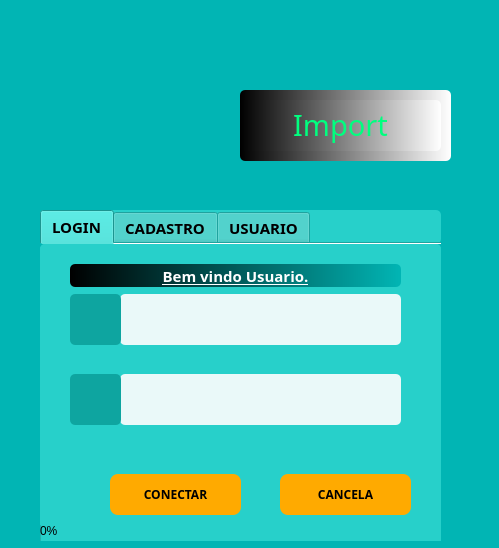
<?xml version="1.0" encoding="UTF-8"?>
<ui version="4.0">
 <class>Form</class>
 <widget class="QWidget" name="Form">
  <property name="geometry">
   <rect>
    <x>0</x>
    <y>0</y>
    <width>499</width>
    <height>548</height>
   </rect>
  </property>
  <property name="windowTitle">
   <string>Form</string>
  </property>
  <property name="styleSheet">
   <string notr="true">border-style:outset;
border-radius:5px;
border-width:0px;
background-color:rgb(1, 181, 180)</string>
  </property>
  <widget class="QTabWidget" name="tabWidget">
   <property name="geometry">
    <rect>
     <x>40</x>
     <y>210</y>
     <width>401</width>
     <height>331</height>
    </rect>
   </property>
   <property name="font">
    <font>
     <family>Arial Black</family>
     <pointsize>11</pointsize>
     <weight>75</weight>
     <bold>true</bold>
    </font>
   </property>
   <property name="cursor">
    <cursorShape>ArrowCursor</cursorShape>
   </property>
   <property name="focusPolicy">
    <enum>Qt::ClickFocus</enum>
   </property>
   <property name="contextMenuPolicy">
    <enum>Qt::CustomContextMenu</enum>
   </property>
   <property name="acceptDrops">
    <bool>false</bool>
   </property>
   <property name="styleSheet">
    <string notr="true">
background-color:rgb(39, 208, 202);</string>
   </property>
   <property name="currentIndex">
    <number>0</number>
   </property>
   <property name="elideMode">
    <enum>Qt::ElideNone</enum>
   </property>
   <property name="usesScrollButtons">
    <bool>false</bool>
   </property>
   <property name="documentMode">
    <bool>true</bool>
   </property>
   <property name="tabsClosable">
    <bool>false</bool>
   </property>
   <property name="movable">
    <bool>false</bool>
   </property>
   <widget class="QWidget" name="Login">
    <attribute name="title">
     <string>LOGIN</string>
    </attribute>
    <widget class="QLineEdit" name="login">
     <property name="geometry">
      <rect>
       <x>80</x>
       <y>50</y>
       <width>281</width>
       <height>51</height>
      </rect>
     </property>
     <property name="font">
      <font>
       <family>Arial Black</family>
       <pointsize>14</pointsize>
       <weight>75</weight>
       <bold>true</bold>
      </font>
     </property>
     <property name="cursor">
      <cursorShape>ArrowCursor</cursorShape>
     </property>
     <property name="mouseTracking">
      <bool>false</bool>
     </property>
     <property name="styleSheet">
      <string notr="true">border-style:outset;
border-radius:5px;
border-width:0px;
background-color:rgb(234, 249, 249)</string>
     </property>
    </widget>
    <widget class="QLabel" name="label_icone">
     <property name="geometry">
      <rect>
       <x>30</x>
       <y>50</y>
       <width>51</width>
       <height>51</height>
      </rect>
     </property>
     <property name="styleSheet">
      <string notr="true">border-style:outset;
border-radius:5px;
border-width:0px;
background-color:rgb(14, 165, 160)</string>
     </property>
     <property name="text">
      <string/>
     </property>
     <property name="pixmap">
      <pixmap>icon/usuario_button.png</pixmap>
     </property>
     <property name="alignment">
      <set>Qt::AlignCenter</set>
     </property>
    </widget>
    <widget class="QLineEdit" name="senha">
     <property name="geometry">
      <rect>
       <x>80</x>
       <y>130</y>
       <width>281</width>
       <height>51</height>
      </rect>
     </property>
     <property name="font">
      <font>
       <family>Arial Black</family>
       <pointsize>14</pointsize>
       <weight>75</weight>
       <bold>true</bold>
      </font>
     </property>
     <property name="styleSheet">
      <string notr="true">border-style:outset;
border-radius:5px;
border-width:0px;
background-color:rgb(234, 249, 249)</string>
     </property>
     <property name="echoMode">
      <enum>QLineEdit::Password</enum>
     </property>
    </widget>
    <widget class="QLabel" name="label_icone1">
     <property name="geometry">
      <rect>
       <x>30</x>
       <y>130</y>
       <width>51</width>
       <height>51</height>
      </rect>
     </property>
     <property name="styleSheet">
      <string notr="true">border-style:outset;
border-radius:5px;
border-width:0px;
background-color:rgb(14, 165, 160)</string>
     </property>
     <property name="text">
      <string/>
     </property>
     <property name="pixmap">
      <pixmap>icon/password.png</pixmap>
     </property>
     <property name="alignment">
      <set>Qt::AlignCenter</set>
     </property>
    </widget>
    <widget class="QPushButton" name="bt_connectar">
     <property name="geometry">
      <rect>
       <x>70</x>
       <y>230</y>
       <width>131</width>
       <height>41</height>
      </rect>
     </property>
     <property name="font">
      <font>
       <family>Arial Black</family>
       <pointsize>9</pointsize>
       <weight>75</weight>
       <bold>true</bold>
      </font>
     </property>
     <property name="styleSheet">
      <string notr="true">border-style:outset;
border-radius:8px;
border-width:0px;
background-color: rgb(255, 170, 0);</string>
     </property>
     <property name="text">
      <string>CONECTAR</string>
     </property>
     <property name="icon">
      <iconset>
       <normaloff>icone py/sinal-de-visto.png</normaloff>icone py/sinal-de-visto.png</iconset>
     </property>
    </widget>
    <widget class="QPushButton" name="bt_cancelar">
     <property name="geometry">
      <rect>
       <x>240</x>
       <y>230</y>
       <width>131</width>
       <height>41</height>
      </rect>
     </property>
     <property name="font">
      <font>
       <family>Arial Black</family>
       <pointsize>9</pointsize>
       <weight>75</weight>
       <bold>true</bold>
      </font>
     </property>
     <property name="styleSheet">
      <string notr="true">border-style:outset;
border-radius:8px;
border-width:0px;
background-color: rgb(255, 170, 0);</string>
     </property>
     <property name="text">
      <string>CANCELA</string>
     </property>
     <property name="icon">
      <iconset>
       <normaloff>icone py/sinal-de-visto.png</normaloff>icone py/sinal-de-visto.png</iconset>
     </property>
    </widget>
    <widget class="QLabel" name="label_conexao">
     <property name="geometry">
      <rect>
       <x>150</x>
       <y>190</y>
       <width>151</width>
       <height>31</height>
      </rect>
     </property>
     <property name="font">
      <font>
       <family>Arial Black</family>
       <pointsize>10</pointsize>
       <weight>75</weight>
       <bold>true</bold>
      </font>
     </property>
     <property name="styleSheet">
      <string notr="true">color: black;
border-style:outset;
border-radius:5px;
border-width:0px;
background-color:rgb(39, 208, 202);</string>
     </property>
     <property name="text">
      <string/>
     </property>
    </widget>
    <widget class="QLabel" name="label_welcome">
     <property name="geometry">
      <rect>
       <x>30</x>
       <y>20</y>
       <width>331</width>
       <height>23</height>
      </rect>
     </property>
     <property name="styleSheet">
      <string notr="true">font-family: Trebuchet MS;
font-size: 15px;
font-weight: bold;
color: white;
border:none;
text-decoration:underline;
color:white;
background-color:qlineargradient(spread:pad, x1:0, y1:0, x2:1, y2:0, stop:0 rgba(0,0,0), stop:1 rgba(1, 181, 180));
</string>
     </property>
     <property name="text">
      <string>Bem vindo Usuario.</string>
     </property>
     <property name="alignment">
      <set>Qt::AlignCenter</set>
     </property>
    </widget>
    <widget class="QProgressBar" name="progressBar">
     <property name="geometry">
      <rect>
       <x>0</x>
       <y>280</y>
       <width>411</width>
       <height>23</height>
      </rect>
     </property>
     <property name="value">
      <number>0</number>
     </property>
     <property name="textDirection">
      <enum>QProgressBar::TopToBottom</enum>
     </property>
    </widget>
   </widget>
   <widget class="QWidget" name="cadastro">
    <attribute name="title">
     <string>CADASTRO</string>
    </attribute>
    <widget class="QPushButton" name="Button_Cadastro">
     <property name="geometry">
      <rect>
       <x>220</x>
       <y>260</y>
       <width>121</width>
       <height>31</height>
      </rect>
     </property>
     <property name="font">
      <font>
       <pointsize>13</pointsize>
      </font>
     </property>
     <property name="styleSheet">
      <string notr="true">border-style:outset;
border-radius:8px;
border-width:0px;
background-color: rgb(255, 170, 0);</string>
     </property>
     <property name="text">
      <string>Salvar</string>
     </property>
    </widget>
    <widget class="QLineEdit" name="nome_usuario">
     <property name="geometry">
      <rect>
       <x>80</x>
       <y>60</y>
       <width>271</width>
       <height>41</height>
      </rect>
     </property>
     <property name="font">
      <font>
       <pointsize>20</pointsize>
      </font>
     </property>
     <property name="styleSheet">
      <string notr="true">border-style:outset;
border-radius:5px;
border-width:0px;
background-color:rgb(234, 249, 249)</string>
     </property>
     <property name="inputMethodHints">
      <set>Qt::ImhHiddenText</set>
     </property>
     <property name="text">
      <string/>
     </property>
     <property name="placeholderText">
      <string>Digite seu nome </string>
     </property>
     <property name="clearButtonEnabled">
      <bool>false</bool>
     </property>
    </widget>
    <widget class="QLineEdit" name="log_cadastro">
     <property name="geometry">
      <rect>
       <x>80</x>
       <y>110</y>
       <width>271</width>
       <height>41</height>
      </rect>
     </property>
     <property name="font">
      <font>
       <pointsize>20</pointsize>
      </font>
     </property>
     <property name="styleSheet">
      <string notr="true">border-style:outset;
border-radius:5px;
border-width:0px;
background-color:rgb(234, 249, 249)</string>
     </property>
     <property name="text">
      <string/>
     </property>
     <property name="placeholderText">
      <string>Digite o login</string>
     </property>
     <property name="cursorMoveStyle">
      <enum>Qt::VisualMoveStyle</enum>
     </property>
    </widget>
    <widget class="QLineEdit" name="senha_cs1">
     <property name="geometry">
      <rect>
       <x>80</x>
       <y>160</y>
       <width>271</width>
       <height>41</height>
      </rect>
     </property>
     <property name="font">
      <font>
       <pointsize>20</pointsize>
      </font>
     </property>
     <property name="styleSheet">
      <string notr="true">border-style:outset;
border-radius:5px;
border-width:0px;
background-color:rgb(234, 249, 249)</string>
     </property>
     <property name="text">
      <string/>
     </property>
     <property name="echoMode">
      <enum>QLineEdit::Password</enum>
     </property>
     <property name="placeholderText">
      <string>Digite a senha</string>
     </property>
    </widget>
    <widget class="QLabel" name="label_3">
     <property name="geometry">
      <rect>
       <x>50</x>
       <y>0</y>
       <width>331</width>
       <height>41</height>
      </rect>
     </property>
     <property name="font">
      <font>
       <family>Arial Black</family>
       <pointsize>16</pointsize>
       <weight>50</weight>
       <italic>false</italic>
       <bold>false</bold>
       <underline>true</underline>
       <strikeout>false</strikeout>
       <kerning>true</kerning>
      </font>
     </property>
     <property name="acceptDrops">
      <bool>false</bool>
     </property>
     <property name="layoutDirection">
      <enum>Qt::RightToLeft</enum>
     </property>
     <property name="styleSheet">
      <string notr="true">border-style:outset;
border-radius:8px;
border-width:0px;</string>
     </property>
     <property name="text">
      <string>Preencha Seus Dados</string>
     </property>
     <property name="alignment">
      <set>Qt::AlignCenter</set>
     </property>
    </widget>
    <widget class="QLineEdit" name="senha_cs2">
     <property name="geometry">
      <rect>
       <x>80</x>
       <y>210</y>
       <width>271</width>
       <height>41</height>
      </rect>
     </property>
     <property name="font">
      <font>
       <pointsize>20</pointsize>
      </font>
     </property>
     <property name="styleSheet">
      <string notr="true">border-style:outset;
border-radius:5px;
border-width:0px;
background-color:rgb(234, 249, 249)</string>
     </property>
     <property name="text">
      <string/>
     </property>
     <property name="echoMode">
      <enum>QLineEdit::Password</enum>
     </property>
     <property name="placeholderText">
      <string>Repita a senha</string>
     </property>
    </widget>
    <widget class="QLabel" name="icone">
     <property name="geometry">
      <rect>
       <x>30</x>
       <y>60</y>
       <width>51</width>
       <height>41</height>
      </rect>
     </property>
     <property name="styleSheet">
      <string notr="true">border-style:outset;
border-radius:5px;
border-width:0px;
background-color:rgb(14, 165, 160)</string>
     </property>
     <property name="text">
      <string/>
     </property>
     <property name="pixmap">
      <pixmap>icone py/user1.png</pixmap>
     </property>
    </widget>
    <widget class="QLabel" name="icone_2">
     <property name="geometry">
      <rect>
       <x>30</x>
       <y>110</y>
       <width>51</width>
       <height>41</height>
      </rect>
     </property>
     <property name="styleSheet">
      <string notr="true">border-style:outset;
border-radius:5px;
border-width:0px;
background-color:rgb(14, 165, 160)</string>
     </property>
     <property name="text">
      <string/>
     </property>
     <property name="pixmap">
      <pixmap>icone py/user1.png</pixmap>
     </property>
    </widget>
    <widget class="QLabel" name="icone_3">
     <property name="geometry">
      <rect>
       <x>30</x>
       <y>160</y>
       <width>51</width>
       <height>41</height>
      </rect>
     </property>
     <property name="styleSheet">
      <string notr="true">border-style:outset;
border-radius:5px;
border-width:0px;
background-color:rgb(14, 165, 160)</string>
     </property>
     <property name="text">
      <string/>
     </property>
     <property name="pixmap">
      <pixmap>icone py/user1.png</pixmap>
     </property>
    </widget>
    <widget class="QLabel" name="icone_4">
     <property name="geometry">
      <rect>
       <x>30</x>
       <y>210</y>
       <width>51</width>
       <height>41</height>
      </rect>
     </property>
     <property name="styleSheet">
      <string notr="true">border-style:outset;
border-radius:5px;
border-width:0px;
background-color:rgb(14, 165, 160)</string>
     </property>
     <property name="text">
      <string/>
     </property>
     <property name="pixmap">
      <pixmap>icone py/user1.png</pixmap>
     </property>
    </widget>
    <widget class="QLabel" name="label_cadastro">
     <property name="geometry">
      <rect>
       <x>40</x>
       <y>260</y>
       <width>151</width>
       <height>31</height>
      </rect>
     </property>
     <property name="font">
      <font>
       <family>Arial Black</family>
       <pointsize>10</pointsize>
       <weight>75</weight>
       <bold>true</bold>
      </font>
     </property>
     <property name="styleSheet">
      <string notr="true">color: white;
border-style:outset;
border-radius:5px;
border-width:0px;
background-color:rgb(39, 208, 202);</string>
     </property>
     <property name="text">
      <string/>
     </property>
    </widget>
   </widget>
   <widget class="QWidget" name="usuario">
    <attribute name="title">
     <string>USUARIO</string>
    </attribute>
    <widget class="QTableWidget" name="tableWidget">
     <property name="geometry">
      <rect>
       <x>0</x>
       <y>0</y>
       <width>401</width>
       <height>251</height>
      </rect>
     </property>
     <property name="styleSheet">
      <string notr="true">background-color: rgb(255, 255, 255);</string>
     </property>
     <property name="autoScroll">
      <bool>false</bool>
     </property>
     <property name="tabKeyNavigation">
      <bool>false</bool>
     </property>
     <property name="showDropIndicator" stdset="0">
      <bool>false</bool>
     </property>
     <property name="dragDropOverwriteMode">
      <bool>false</bool>
     </property>
     <property name="textElideMode">
      <enum>Qt::ElideMiddle</enum>
     </property>
     <property name="gridStyle">
      <enum>Qt::DashDotLine</enum>
     </property>
     <property name="columnCount">
      <number>4</number>
     </property>
     <row>
      <property name="text">
       <string>1</string>
      </property>
     </row>
     <row>
      <property name="text">
       <string>2</string>
      </property>
     </row>
     <row>
      <property name="text">
       <string>3</string>
      </property>
     </row>
     <row>
      <property name="text">
       <string>4</string>
      </property>
     </row>
     <row>
      <property name="text">
       <string>5</string>
      </property>
     </row>
     <column>
      <property name="text">
       <string>ID</string>
      </property>
      <property name="font">
       <font>
        <family>Impact</family>
       </font>
      </property>
     </column>
     <column>
      <property name="text">
       <string>NOME</string>
      </property>
      <property name="font">
       <font>
        <family>Impact</family>
       </font>
      </property>
     </column>
     <column>
      <property name="text">
       <string>LOGIN</string>
      </property>
      <property name="font">
       <font>
        <family>Impact</family>
       </font>
      </property>
     </column>
     <column>
      <property name="text">
       <string>SENHA</string>
      </property>
      <property name="whatsThis">
       <string notr="true"/>
      </property>
      <property name="font">
       <font>
        <family>Impact</family>
        <pointsize>10</pointsize>
        <stylestrategy>PreferAntialias</stylestrategy>
        <kerning>false</kerning>
       </font>
      </property>
     </column>
     <item row="0" column="0">
      <property name="text">
       <string/>
      </property>
      <property name="font">
       <font>
        <family>Impact</family>
        <pointsize>10</pointsize>
       </font>
      </property>
     </item>
     <item row="0" column="1">
      <property name="text">
       <string/>
      </property>
      <property name="font">
       <font>
        <family>Impact</family>
        <pointsize>10</pointsize>
       </font>
      </property>
     </item>
     <item row="0" column="2">
      <property name="text">
       <string/>
      </property>
      <property name="font">
       <font>
        <family>Impact</family>
        <pointsize>10</pointsize>
       </font>
      </property>
     </item>
     <item row="0" column="3">
      <property name="text">
       <string/>
      </property>
     </item>
     <item row="1" column="3">
      <property name="text">
       <string/>
      </property>
      <property name="whatsThis">
       <string notr="true"/>
      </property>
     </item>
    </widget>
    <widget class="QPushButton" name="chamar">
     <property name="geometry">
      <rect>
       <x>10</x>
       <y>262</y>
       <width>75</width>
       <height>31</height>
      </rect>
     </property>
     <property name="font">
      <font>
       <family>Impact</family>
       <pointsize>10</pointsize>
      </font>
     </property>
     <property name="styleSheet">
      <string notr="true">border-style:outset;
border-radius:8px;
border-width:0px;
background-color: rgb(255, 170, 0);</string>
     </property>
     <property name="text">
      <string>Ver</string>
     </property>
    </widget>
    <widget class="QPushButton" name="limpar_grade">
     <property name="geometry">
      <rect>
       <x>320</x>
       <y>260</y>
       <width>75</width>
       <height>31</height>
      </rect>
     </property>
     <property name="font">
      <font>
       <family>Impact</family>
       <pointsize>10</pointsize>
      </font>
     </property>
     <property name="styleSheet">
      <string notr="true">border-style:outset;
border-radius:8px;
border-width:0px;
background-color: rgb(255, 170, 0);</string>
     </property>
     <property name="text">
      <string>Limpar</string>
     </property>
    </widget>
    <widget class="QPushButton" name="deletar_us">
     <property name="geometry">
      <rect>
       <x>170</x>
       <y>260</y>
       <width>75</width>
       <height>31</height>
      </rect>
     </property>
     <property name="font">
      <font>
       <family>Impact</family>
       <pointsize>10</pointsize>
      </font>
     </property>
     <property name="styleSheet">
      <string notr="true">border-style:outset;
border-radius:8px;
border-width:0px;
background-color: rgb(255, 170, 0);</string>
     </property>
     <property name="text">
      <string>Deletar</string>
     </property>
    </widget>
   </widget>
  </widget>
  <widget class="QLabel" name="label">
   <property name="geometry">
    <rect>
     <x>0</x>
     <y>0</y>
     <width>231</width>
     <height>211</height>
    </rect>
   </property>
   <property name="text">
    <string/>
   </property>
   <property name="pixmap">
    <pixmap>icon/you.png</pixmap>
   </property>
  </widget>
  <widget class="QFrame" name="frame">
   <property name="geometry">
    <rect>
     <x>240</x>
     <y>90</y>
     <width>211</width>
     <height>71</height>
    </rect>
   </property>
   <property name="styleSheet">
    <string notr="true">background-color: qlineargradient(spread:pad, x1:0, y1:0, x2:1, y2:0, stop:0 rgba(0, 0, 0, 255), stop:1 rgba(255, 255, 255, 255));</string>
   </property>
   <property name="frameShape">
    <enum>QFrame::StyledPanel</enum>
   </property>
   <property name="frameShadow">
    <enum>QFrame::Raised</enum>
   </property>
   <widget class="QLabel" name="label_2">
    <property name="geometry">
     <rect>
      <x>0</x>
      <y>10</y>
      <width>201</width>
      <height>51</height>
     </rect>
    </property>
    <property name="font">
     <font>
      <family>Full Pack 2025</family>
      <pointsize>22</pointsize>
      <underline>false</underline>
      <strikeout>false</strikeout>
     </font>
    </property>
    <property name="styleSheet">
     <string notr="true">color: rgb(0, 255, 127);</string>
    </property>
    <property name="text">
     <string>Import</string>
    </property>
    <property name="textFormat">
     <enum>Qt::RichText</enum>
    </property>
    <property name="alignment">
     <set>Qt::AlignCenter</set>
    </property>
    <property name="wordWrap">
     <bool>false</bool>
    </property>
    <property name="indent">
     <number>0</number>
    </property>
    <property name="openExternalLinks">
     <bool>false</bool>
    </property>
    <property name="buddy">
     <cstring>usuario</cstring>
    </property>
   </widget>
  </widget>
  <zorder>frame</zorder>
  <zorder>label</zorder>
  <zorder>tabWidget</zorder>
 </widget>
 <resources/>
 <connections>
  <connection>
   <sender>limpar_grade</sender>
   <signal>clicked()</signal>
   <receiver>tableWidget</receiver>
   <slot>clearSelection()</slot>
   <hints>
    <hint type="sourcelabel">
     <x>386</x>
     <y>509</y>
    </hint>
    <hint type="destinationlabel">
     <x>333</x>
     <y>391</y>
    </hint>
   </hints>
  </connection>
  <connection>
   <sender>limpar_grade</sender>
   <signal>clicked()</signal>
   <receiver>tableWidget</receiver>
   <slot>clear()</slot>
   <hints>
    <hint type="sourcelabel">
     <x>377</x>
     <y>511</y>
    </hint>
    <hint type="destinationlabel">
     <x>349</x>
     <y>424</y>
    </hint>
   </hints>
  </connection>
 </connections>
</ui>
